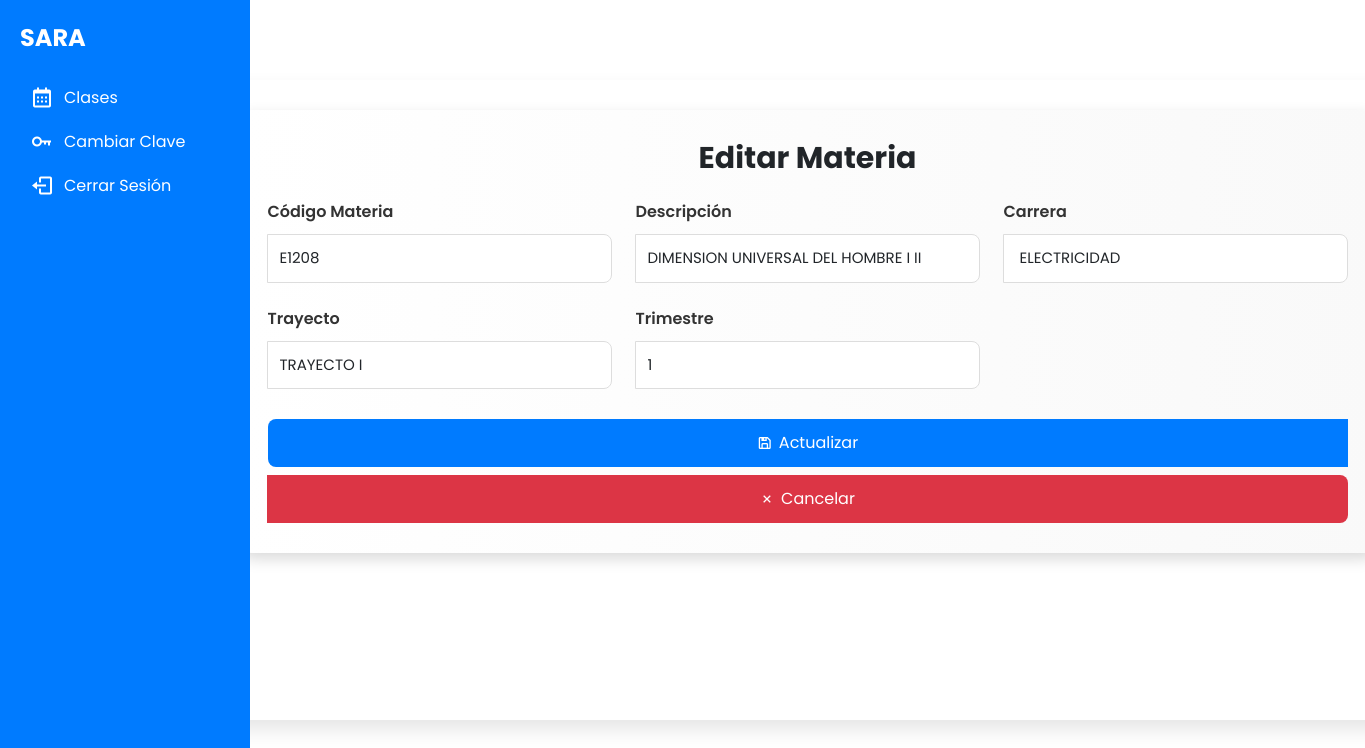
The page /materias/editar/2467/ on the database its author committed.
### materias/models.py (models this page shows, shortened)
class Materia(models.Model):
    codigo_materia = models.CharField(max_length=100)
    descripcion = models.CharField(max_length=255)
    carrera = models.CharField(max_length=100)      # Nuevo campo
    trayecto = models.CharField(max_length=50)      # Aumenta longitud si es necesario
    trimestre = models.CharField(max_length=10)     # Nuevo campo

### materias/views.py (the view)
# urls.py: path('editar/<int:materia_id>/', views.editar_materia, name='editar_materia'),
def editar_materia(request, materia_id):
    materia = get_object_or_404(Materia, id=materia_id)
    if request.method == 'POST':
        form = MateriaForm(request.POST, instance=materia)
        if form.is_valid():
            form.save()
            return redirect('materias_list')
    else:
        form = MateriaForm(instance=materia)
    return render(request, 'materias/editar_materia.html', {'form': form, 'materia': materia})

### materias/forms.py
class MateriaForm(forms.ModelForm):
    class Meta:
        model = Materia
        fields = ['codigo_materia', 'descripcion', 'carrera', 'trayecto', 'trimestre']
        widgets = {
            'codigo_materia': forms.TextInput(attrs={'class': 'form-control', 'placeholder': 'Código de la materia'}),
            'descripcion': forms.TextInput(attrs={'class': 'form-control', 'placeholder': 'Descripción'}),
            'carrera': forms.TextInput(attrs={'class': 'form-control', 'placeholder': 'Carrera'}),
            'trayecto': forms.TextInput(attrs={'class': 'form-control', 'placeholder': 'Trayecto'}),
            'trimestre': forms.TextInput(attrs={'class': 'form-control', 'placeholder': 'Trimestre'}),
        }

### materias/templates/materias/editar_materia.html (shortened to what this page needs)
{% extends 'dashboard/base.html' %}
{% load static %}
{% block content %}
<link rel="stylesheet" href="{% static 'docentes/css/docentes.css' %}">
<div class="dashboard-container flex justify-center items-center">
    <div class="table-container w-full max-w-xl sm:max-w-2xl md:max-w-3xl">
        <form method="post" class="docente-form shadow-xl rounded-xl p-8 bg-gradient-to-r from-white to-gray-100 dark:from-gray-800 dark:to-gray-900">
            <h2 class="text-3xl font-bold mb-6 text-center">Editar Materia</h2>
            <div class="form-grid gap-6">
                <div class="input-group">
                    <label for="id_codigo_materia" class="font-semibold text-gray-700 dark:text-gray-200">Código Materia</label>
                    {{ form.codigo_materia }}
                </div>
                <div class="input-group">
                    <label for="id_descripcion" class="font-semibold text-gray-700 dark:text-gray-200">Descripción</label>
                    {{ form.descripcion }}
                </div>
                <div class="input-group">
                    <label for="id_carrera" class="font-semibold text-gray-700 dark:text-gray-200">Carrera</label>
                    {{ form.carrera }}
                </div>
                <div class="input-group">
                    <label for="id_trayecto" class="font-semibold text-gray-700 dark:text-gray-200">Trayecto</label>
                    {{ form.trayecto }}
                </div>
                <div class="input-group">
                    <label for="id_trimestre" class="font-semibold text-gray-700 dark:text-gray-200">Trimestre</label>
                    {{ form.trimestre }}
                </div>
            </div>
            <div class="btn-group mt-8 flex flex-wrap gap-2">
                <button type="submit" class="btn btn-blue hover:scale-105">
                    <i class="bx bx-save"></i> Actualizar
                </button>
                <a href="{% url 'materias_list' %}" class="btn btn-red hover:scale-105">
                    <i class="bx bx-x"></i> Cancelar
                </a>
            </div>
        </form>
    </div>
</div>
{% endblock %}

### dashboard/static/css/dashboard.css (style rules this page uses)
* { margin: 0; padding: 0; box-sizing: border-box; }
html, body { width: 100%; height: 100%; font-family: Arial, sans-serif; }
.dashboard-container { width: 100vw; height: 100vh; display: flex; transition: background 0.3s; }
* { margin: 0; padding: 0; box-sizing: border-box; font-family: 'Poppins', sans-serif; }
body { display: flex; justify-content: center; align-items: center; min-height: 100vh; background: linear-gradient(90deg, #e2e2e2, #c9d6ff); }
.btn { width: 100%; padding: 12px; background: #007bff; color: #fff; border: none; border-radius: 5px; font-size: 1rem; cursor: pointer; transition: background 0.3s; }

### docentes/static/docentes/css/docentes.css (style rules this page uses)
* { margin: 0; padding: 0; box-sizing: border-box; font-family: "Poppins", sans-serif; }
body { min-height: 100vh; background: #eef5fe; padding: 20px; transition: background 0.3s, color 0.3s; }
.dashboard-container { display: flex; justify-content: center; align-items: center; padding: 20px; min-height: 100vh; }
.table-container { width: 100%; max-width: 1200px; margin: 0 auto; padding: 30px; background: #fff; border-radius: 12px; box-shadow: 0 10px 20px rgba(0, 0, 0, 0.1); transition: background 0.3s, transform 0.3s; min-height: 80vh; overflow-x: auto; white-space: nowrap; }
.btn-group { display: flex; justify-content: center; gap: 5px; flex-wrap: nowrap; margin-top: 20px; }
.btn { display: flex; align-items: center; justify-content: center; gap: 6px; padding: 10px 16px; border-radius: 6px; font-size: 14px; font-weight: normal; color: white; cursor: pointer; transition: background 0.3s ease-in-out; border: none; min-width: 120px; padding: 12px 20px; font-size: 16px; border-radius: 8px; transition: transform 0.3s ease-in-out, background 0.3s ease-in-out; }
.btn-blue { background-color: #007bff; color: white; }
.btn-red { background-color: #dc3545; color: white; }
.docente-form { background: linear-gradient(to right, #ffffff, #f9f9f9); border-radius: 16px; padding: 30px; box-shadow: 0 6px 15px rgba(0, 0, 0, 0.15); transition: transform 0.3s ease-in-out; }
.docente-form .form-grid { display: grid; grid-template-columns: repeat(auto-fit, minmax(280px, 1fr)); gap: 24px; }
.docente-form .input-group label { font-weight: 600; color: #333; margin-bottom: 10px; display: block; }
.docente-form .input-group input, .docente-form .input-group select { width: 100%; padding: 12px; border: 1px solid #ddd; border-radius: 8px; font-size: 15px; transition: border-color 0.3s, box-shadow 0.3s; }
.btn-group { margin-top: 30px; display: flex; justify-content: center; gap: 15px; }
.btn i, .btn { color: inherit; }
.btn i, .btn { color: white !important; }

### rows shown on the page
Materia: codigo_materia "E1208", descripcion "DIMENSION UNIVERSAL DEL HOMBRE I II", carrera "ELECTRICIDAD", trayecto "TRAYECTO I", trimestre "1"
